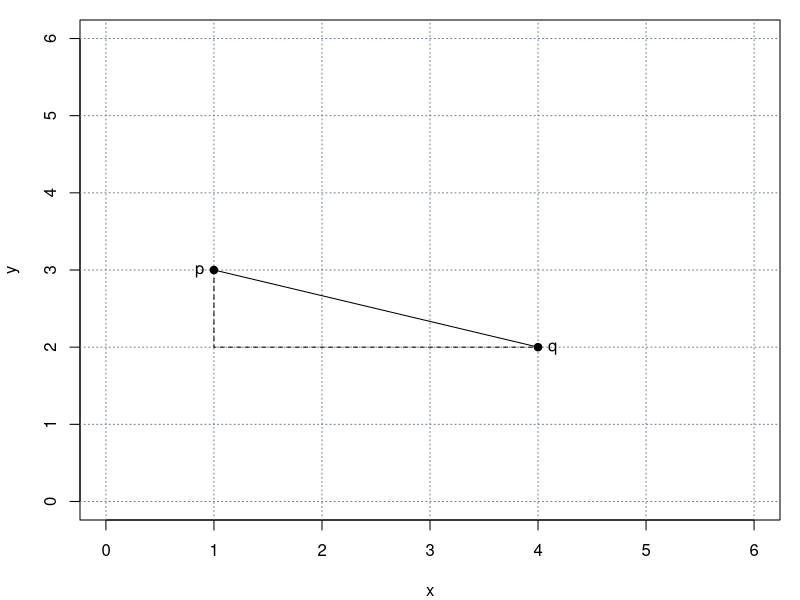

This chart was generated by the following R code:
## ---- chunk 1
p <- c(sample(1:3, 1), sample(1:5, 1))
q <- c(sample(4:5, 1), sample(1:5, 1))
sol <- sqrt(sum((p - q)^2))
## ---- chunk 2
par(mar = c(4, 4, 1, 1))
plot(0, type = "n", xlim = c(0, 6), ylim = c(0, 6), xlab = "x", ylab = "y")
grid(col = "slategray")
points(rbind(p, q), pch = 19)
text(rbind(p, q), c("p", "q"), pos = c(2, 4))
lines(rbind(p, q))
lines(c(p[1], p[1], q[1]), c(p[2], q[2], q[2]), lty = 2)
